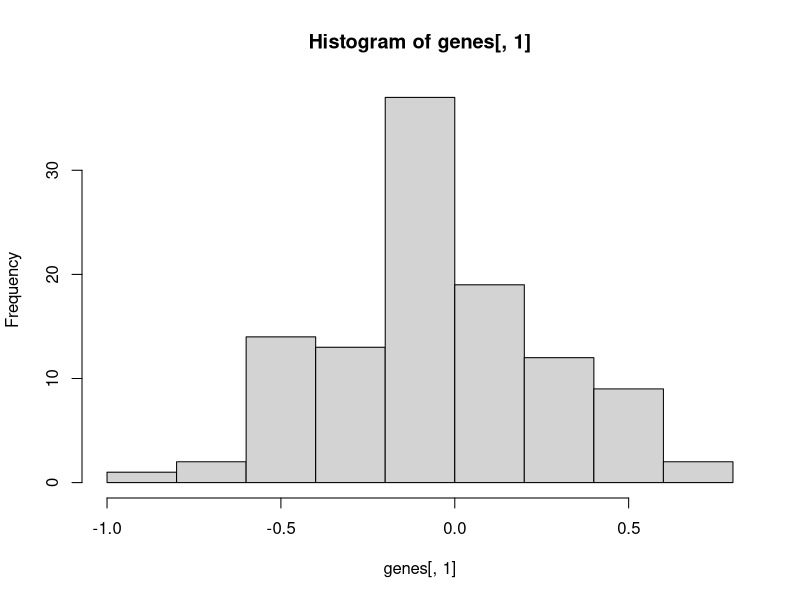

This figure's R source:
###########################################################
#   Task 1
###########################################################

genotype <- read.csv("genotype.csv")
expression <- read.csv("expression.csv", row.names = 1)


###########################################################
#   Task 2
###########################################################

genes = expression[,1:5]
hist(genes[,1])
